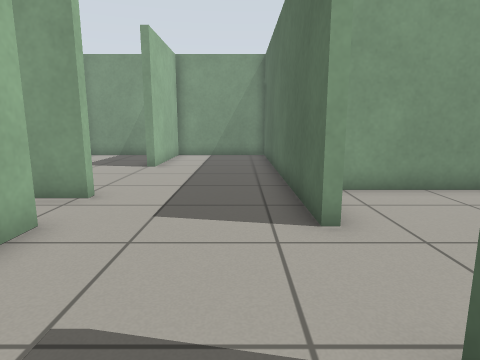
View 1 (above)

16 first-person views from a walk through a robot-simulator world made for Gazebo. The camera is 0.78 m above the floor, tilts 10° down and sees 75° across. The floor is counted in squares, 0.5 m on a side. Each view is taken from the middle of a square. On the plan, view 1 faces up. The plan holds only what a view shows up to about 15 squares ahead; the rest is blank. Robots are left out.

View 2
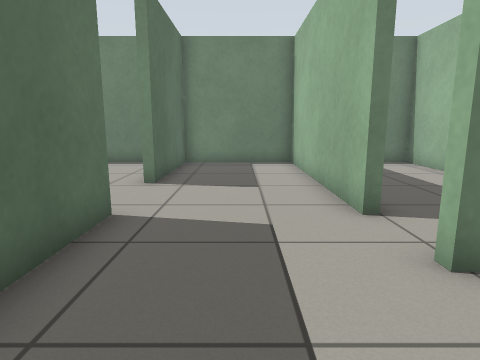

View 3
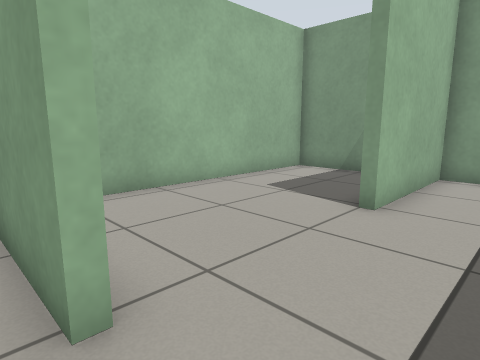

View 4
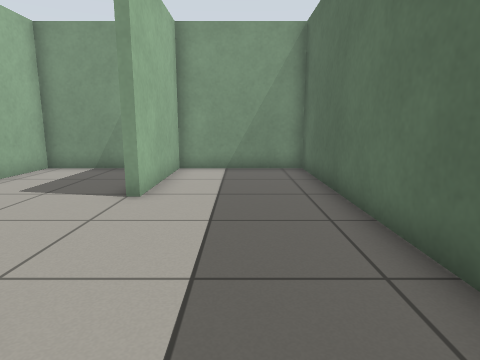

View 5
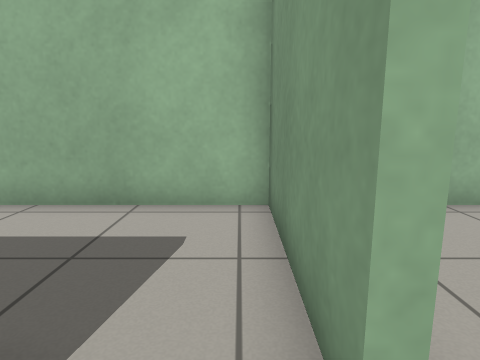

View 6
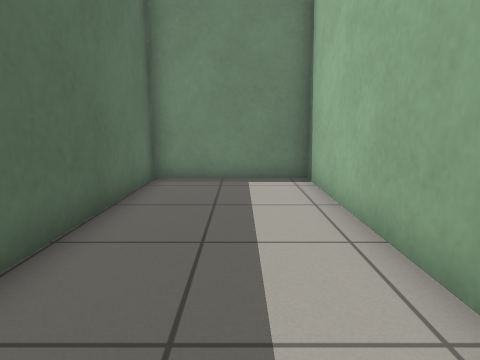

View 7
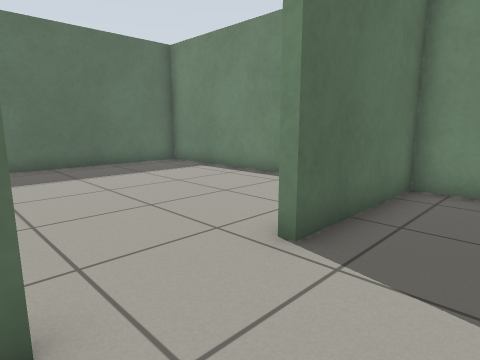

View 8
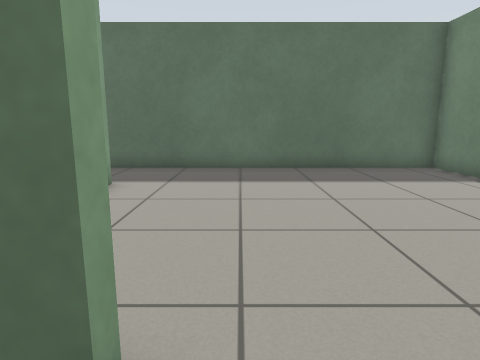

View 9
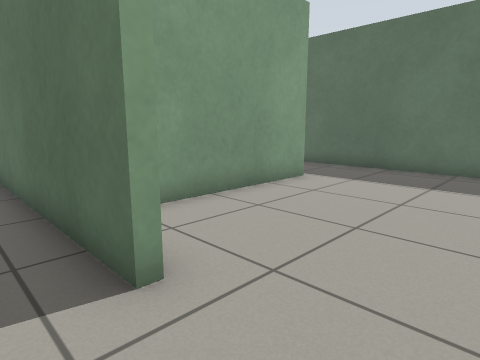

View 10
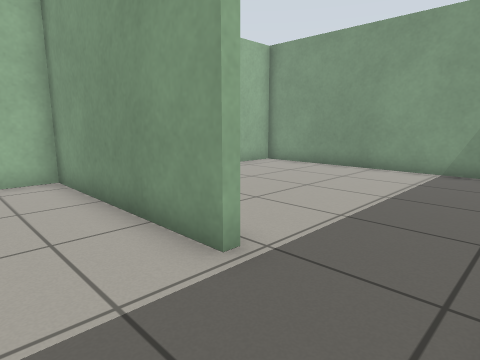

View 11
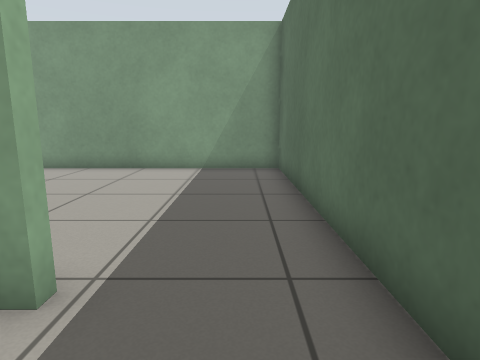

View 12
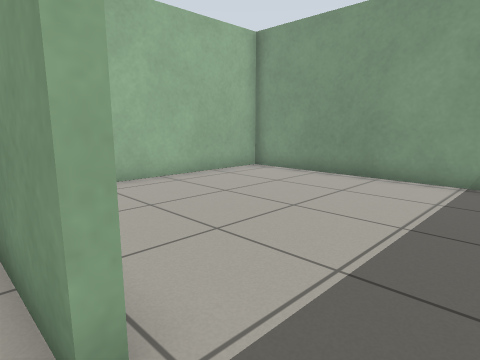

View 13
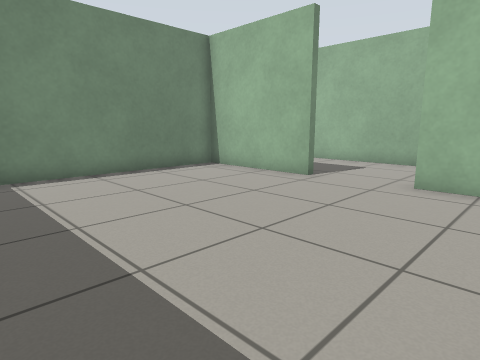

View 14
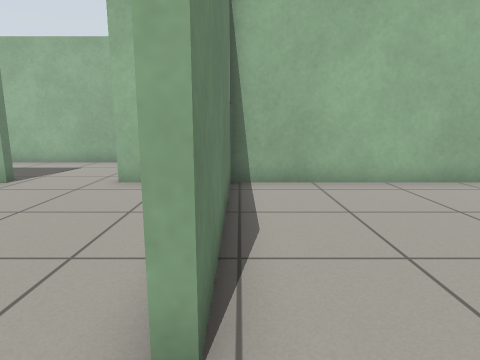

View 15
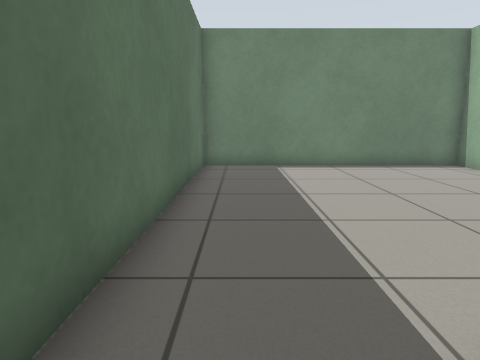

View 16
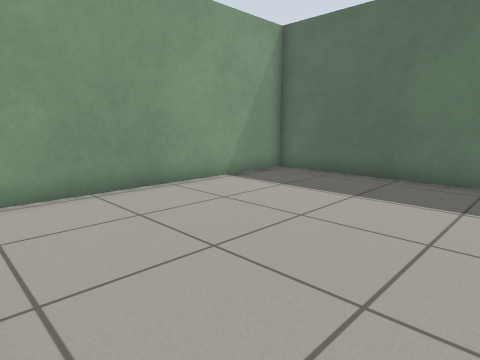

### Floor plan
Points are (right, up) in squares from view 1. A wall is a line through its corners. A room is listed if a view was taken in it or the views show most of it. See-through windows are left out.
Room 1 (views 1, 3, 4, 5, 6, 7, 8, 9)
walls: (-3.3, 4.8) (-3.3, -3.1) (1.3, -3.1) (1.3, 1.7); (-3.2, 6.6) (-8, 6.6) (-8, -3.1) (-3.5, -3.1) (-3.5, 3); (1.3, 4.6) (1.3, 6.6)
ways out: opening at (-1.5, 7) to room 2; opening at (1, 3) to room 3
Room 2 (view 2)
walls: (-5.1, 16.3) (-8, 16.3) (-8, 8.6); (1.3, 6.6) (1.3, 16.3) (-3.3, 16.3) (-3.3, 11.6)
ways out: opening at (-1.5, 7) to room 1
Room 3 (views 10, 11, 12, 13)
walls: (1.6, 1.7) (1.6, -3.1) (11.4, -3.1) (11.4, 7.6); (8.4, 7.4) (1.6, 7.4) (1.6, 4.6)
ways out: opening at (1, 3) to room 1; opening at (10, 8) to room 4
Room 4 (views 14, 15, 16)
walls: (11.4, 7.6) (11.4, 16.3) (1.6, 16.3) (1.6, 7.7) (8.4, 7.7)
ways out: opening at (10, 8) to room 3

Where each view was taken, in squares from view 1:
view 1: 0 up, 0 right, facing up
view 2: 10 up, 1 left, facing down
view 3: 6 up, 1 left, facing up-left
view 4: 5 up, 1 left, facing up
view 5: 6 up, 2 left, facing left
view 6: 6 up, 6 left, facing down
view 7: 5 up, 1 left, facing down-right
view 8: 4 up, 0 right, facing right
view 9: 2 up, 0 right, facing up-right
view 10: 5 up, 11 right, facing up-left
view 11: 5 up, 10 right, facing up
view 12: 7 up, 10 right, facing up-left
view 13: 7 up, 10 right, facing down-left
view 14: 8 up, 10 right, facing left
view 15: 9 up, 10 right, facing down
view 16: 9 up, 2 right, facing up-right
